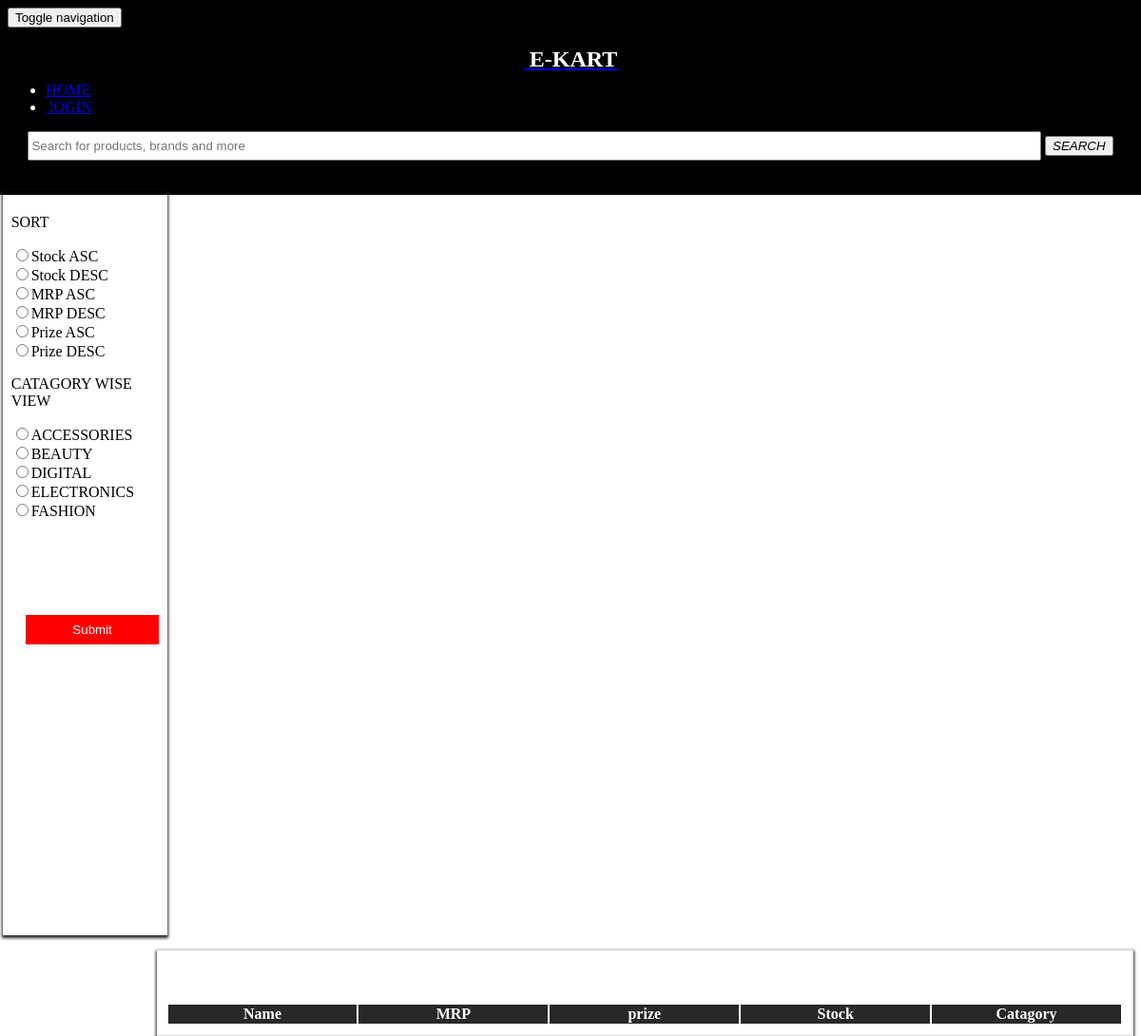
Page /prolist.php on the committed database.
### tables this page shows
CREATE TABLE `catagory_tbl` (
  `name` varchar(30) NOT NULL,
  `image` varchar(150) NOT NULL
);

### prolist.php (the view, shortened to what this page needs)
 <html>
<head>
<link href="css/style5.css" rel="stylesheet">
</head>
<body>
    <nav class="navbar navbar-inverse" role="banner">
      <div class="container">
        <?php include('header.php');?>
    </div>
  </nav>
<div class="navig">
<div class="selec"><p>SORT</p>
<form action="" method="get">
  <input type="radio"  name="filter" value="stock ASC">Stock ASC</input><br>
  <input type="radio"  name="filter" value="stock DESC">Stock DESC</input><br>
  <input type="radio"  name="filter" value="mrp ASC">MRP ASC</input><br>
  <input type="radio"  name="filter" value="mrp DESC">MRP DESC</input><br>
  <input type="radio"  name="filter" value="prize ASC">Prize ASC</input><br>
  <input type="radio"  name="filter" value="prize DESC">Prize DESC</input><br>
<p>CATAGORY WISE VIEW</p>
  <?php
    $sql = "SELECT * FROM catagory_tbl";
    $result=mysqli_query($con, $sql) or die (mysqli_error($con));
    while($row = mysqli_fetch_assoc($result)){
        $id = $row['name'];
  ?>
<input type="radio"  name="filter1" value="<?php echo $id?>"><?php echo $id?></input><br>
  <?php } ?>
  <input  class="filter" type="submit"></button>
</form></div>
</div>
  <div class="container">
    <?php include('filter.php');?>
</div>
</body>
</html>

### style5.css (style rules this page uses)
.container { background-color: black; color:white; margin:-10px; padding:10px; }
input[type=SUBMIT] { width:90%; height:4%; color:white; background-color: red; }

### prolist.php (style rules this page uses)
.navig { float:left; min-width:13%; min-height:100%; margin-top: 15px; margin-left: -5px; box-shadow: #282727 0px 2px 3px 1px; }
.selec { padding:5%; }
.filter { float:right; margin-top: 100px; border:0px; }

### rows in the picture
catagory_tbl: name "ACCESSORIES"
catagory_tbl: name "BEAUTY"
catagory_tbl: name "DIGITAL"
catagory_tbl: name "ELECTRONICS"
catagory_tbl: name "FASHION"
